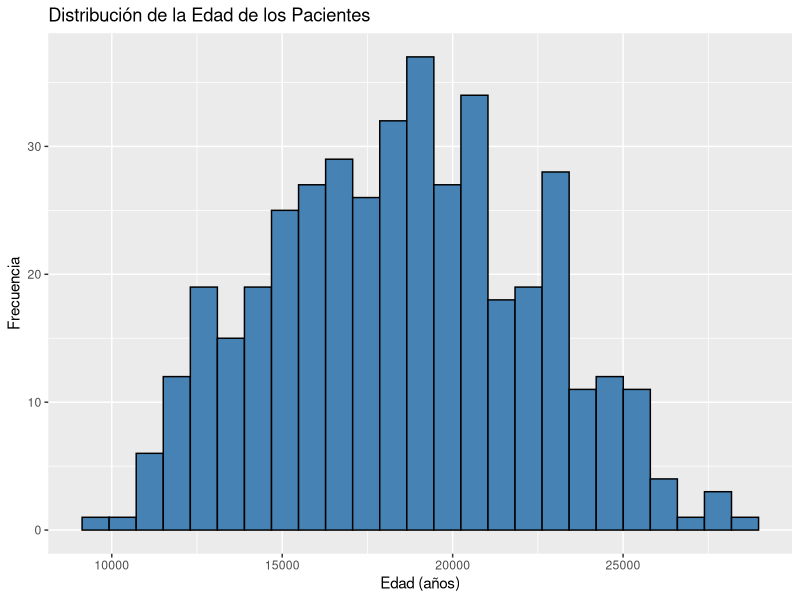
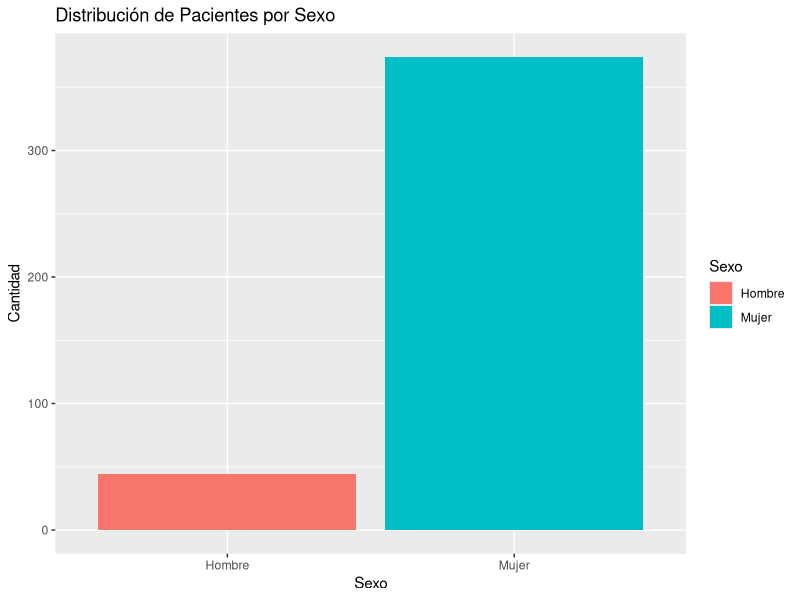

Write the R code that produced these figures, in order. (Note: this script raises an error after producing the figures.)
## ---- chunk 1
library(tidyverse)
library(survival)
library(survminer)
library(randomForest)
library(pROC)
library(here)
library(ggplot2)
library(dplyr)
library(stringr)
library(caret)
library(randomForest)

## ---- chunk 2
data_cirrosis <- read_csv("Cirrosis.csv")
## ---- chunk 3
# Reemplazar "NA" por NA real
data_cirrosis <- data_cirrosis %>%
  mutate(across(where(is.character), ~na_if(., "NA"))) %>%
  mutate(across(where(is.character), ~trimws(.)))

# Conversión de tipos de variables
if ("edad" %in% names(data_cirrosis)) 
  data_cirrosis <- data_cirrosis %>% mutate(edad = as.numeric(edad))

if ("sexo" %in% names(data_cirrosis)) 
  data_cirrosis <- data_cirrosis %>% mutate(sexo = as.factor(sexo))

if ("supervivencia_dias" %in% names(data_cirrosis)) 
  data_cirrosis <- data_cirrosis %>% mutate(supervivencia_dias = as.numeric(supervivencia_dias))

# Resumen general
glimpse(data_cirrosis)
summary(data_cirrosis)
## ---- chunk 4
# Distribución de edad
ggplot(data_cirrosis, aes(x = Edad)) +
  geom_histogram(bins = 25, fill = "steelblue", color = "black") +
  labs(title = "Distribución de la Edad de los Pacientes",
       x = "Edad (años)", y = "Frecuencia")

# Distribución por sexo
data_cirrosis %>%
  count(Sexo) %>%
  ggplot(aes(x = Sexo, y = n, fill = Sexo)) +
  geom_col() +
  labs(title = "Distribución de Pacientes por Sexo",
       x = "Sexo", y = "Cantidad")

# Promedio de edad por sexo
data_cirrosis %>%
  group_by(Sexo) %>%
  summarise(
    media_edad = mean(Edad, na.rm = TRUE),
    sd_edad = sd(Edad, na.rm = TRUE),
    n = n()
  )
## ---- chunk 5
# Verificar número de grupos
length(unique(data_cirrosis$Medicamento))

if (length(unique(data_cirrosis$Medicamento)) == 2) {
  prueba_inferencial <- t.test(Bilirrubina ~ Medicamento, data = data_cirrosis)
  print(prueba_inferencial)
} else {
  modelo_aov <- aov(Bilirrubina ~ Medicamento, data = data_cirrosis)
  summary(modelo_aov)
  TukeyHSD(modelo_aov)
}
## ---- chunk 6
# Cargar paquetes
library(dplyr)
library(stringr)
library(survival)
library(survminer)

# Crear variable de evento (1 = Fallecido, 0 = Vivo/Censurado)
data_cirrosis <- data_cirrosis %>%
  mutate(event = if_else(str_detect(tolower(Estado), "fallecid"), 1L, 0L))

# Objeto de supervivencia (usar columna real de tiempo)
surv_obj <- Surv(time = as.numeric(data_cirrosis$Dias_Seguimiento),
                 event = data_cirrosis$event)
# Ajustar modelo Kaplan–Meier por Medicamento
fit_km <- survfit(surv_obj ~ Medicamento, data = data_cirrosis)
## ---- chunk 7
# Graficar curvas con tabla de riesgo
ggsurvplot(
  fit_km,
  data = data_cirrosis,
  conf.int = TRUE,
  pval = TRUE,
  risk.table = TRUE,
  risk.table.col = "strata",
  surv.median.line = "hv",
  ggtheme = theme_minimal(),
  title = "Curvas de Supervivencia Kaplan–Meier por Tipo de Medicamento",
  legend.title = "Medicamento"
)
## ---- chunk 8
data_cirrosis <- data_cirrosis %>%
  mutate(
    Medicamento = as.factor(Medicamento),
    Bilirrubina = as.numeric(Bilirrubina),
    Albumina = as.numeric(Albumina),
    Edad = as.numeric(Edad),
    Tiempo_Protrombina = as.numeric(Tiempo_Protrombina)
  )

modelo_cox <- coxph(
  surv_obj ~ Medicamento + Bilirrubina + Albumina + Edad + Tiempo_Protrombina,
  data = data_cirrosis
)

summary(modelo_cox)
## ---- chunk 9
pkgs <- c("caret","pROC","randomForest","listenv")
to_install <- setdiff(pkgs, rownames(installed.packages()))
if (length(to_install)) install.packages(to_install)
library(caret)
library(pROC)
library(randomForest)
## ---- chunk 10
# Dividir datos en entrenamiento y prueba (70% / 30%)
train_idx <- caret::createDataPartition(cirrosis$event, p = 0.7, list = FALSE)
train <- cirrosis[train_idx, ]
test  <- cirrosis[-train_idx, ]

# Ajustar modelo Random Forest
modelo_rf <- randomForest(
  as.factor(event) ~ Edad + Bilirrubina + Albumina + Tiempo_Protrombina,
  data = train,
  ntree = 500,
  na.action = na.roughfix,
  importance = TRUE
)

# Predicciones sobre el conjunto de prueba
pred <- predict(modelo_rf, newdata = test, type = "prob")[, 2]

# Evaluar desempeño mediante curva ROC
roc_obj <- roc(test$event, pred)
auc_valor <- auc(roc_obj)
cat("AUC del modelo Random Forest:", round(auc_valor, 3), "\n")

# Graficar curva ROC
plot(roc_obj, main = "Curva ROC - Modelo Random Forest")
